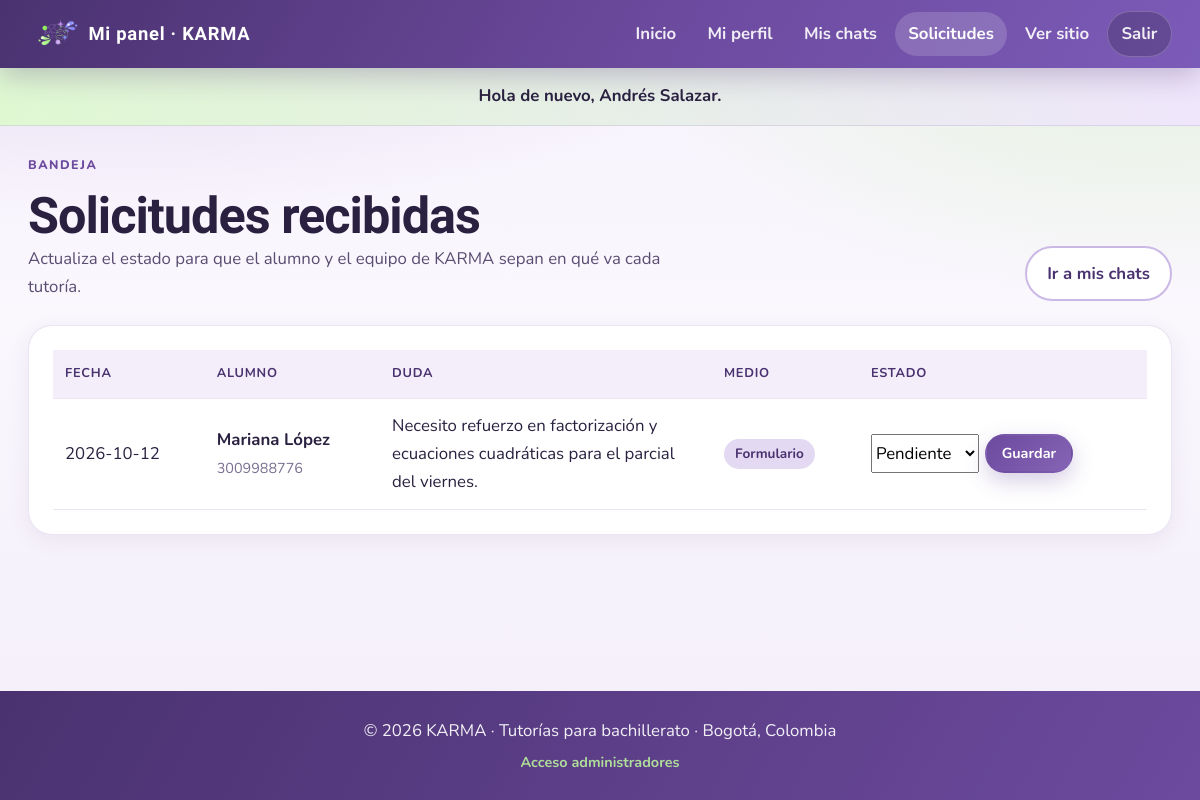
Page /tutor/solicitudes.php (signed in) on the committed database.
### tables this page shows
CREATE TABLE solicitud (
  id_solicitud INT UNSIGNED AUTO_INCREMENT PRIMARY KEY,
  id_estudiante INT UNSIGNED NULL,
  nombre_estudiante VARCHAR(100) NOT NULL,
  telefono_estudiante VARCHAR(10) NOT NULL,
  descripcion_duda TEXT NULL,
  fecha DATE NOT NULL,
  medio ENUM('formulario', 'whatsapp') NOT NULL DEFAULT 'formulario',
  estado ENUM('pendiente','contactado','aceptado','rechazado','finalizado') NOT NULL DEFAULT 'pendiente',
  id_tutor INT UNSIGNED NOT NULL,
  FOREIGN KEY (id_tutor) REFERENCES tutor(id_tutor) ON DELETE CASCADE,
  FOREIGN KEY (id_estudiante) REFERENCES estudiante(id_estudiante) ON DELETE SET NULL
);

### includes/funciones.php (called while the page is built, shortened)
<?php
function e($texto) {
    return htmlspecialchars((string)$texto, ENT_QUOTES, "UTF-8");
}

### tutor/solicitudes.php (the view, shortened to what this page needs)
<?php
require_once __DIR__ . "/../includes/conexion.php";
require_once __DIR__ . "/../includes/funciones.php";
$idTutor = (int)$_SESSION["tutor"]["id"];
$stmt = $mysqli->prepare(
    "SELECT s.*, e.nombre AS nombre_alumno_cuenta
     FROM solicitud s
     LEFT JOIN estudiante e ON e.id_estudiante = s.id_estudiante
     WHERE s.id_tutor = ?
     ORDER BY s.fecha DESC, s.id_solicitud DESC"
);
$stmt->bind_param("i", $idTutor);
$stmt->execute();
$solicitudes = $stmt->get_result()->fetch_all(MYSQLI_ASSOC);
require __DIR__ . "/../includes/header_tutor.php";
?>
<div class="admin-titulo">
    <div>
        <p class="etiqueta">Bandeja</p>
        <h1>Solicitudes recibidas</h1>
        <p>Actualiza el estado para que el alumno y el equipo de KARMA sepan en qué va cada tutoría.</p>
    </div>
    <a class="btn btn-secundario" href="../mis_chats.php">Ir a mis chats</a>
</div>
<div class="panel-card">
    <?php if (count($solicitudes) === 0): ?>
        <div class="vacio">No tienes solicitudes todavía.</div>
    <?php else: ?>
        <div class="tabla-wrap">
            <table class="tabla">
                <thead><tr><th>Fecha</th><th>Alumno</th><th>Duda</th><th>Medio</th><th>Estado</th></tr></thead>
                <tbody>
                    <?php foreach ($solicitudes as $s): ?>
                        <tr>
                            <td><?= e($s["fecha"]) ?></td>
                            <td><strong><?= e($s["nombre_estudiante"]) ?></strong><br><span style="color:var(--muted);font-size:.9rem"><?= e($s["telefono_estudiante"]) ?></span></td>
                            <td style="max-width:260px"><?= e($s["descripcion_duda"] ?? "") ?></td>
                            <td><span class="badge"><?= e(ucfirst($s["medio"])) ?></span></td>
                            <td>
                                <form method="post" action="solicitudes.php" style="display:flex;gap:.4rem;flex-wrap:wrap">
                                    <select name="estado">
                                        <?php foreach (["pendiente","contactado","aceptado","rechazado","finalizado"] as $est): ?>
                                            <option value="<?= $est ?>" <?= $s["estado"] === $est ? "selected" : "" ?>><?= ucfirst($est) ?></option>
                                        <?php endforeach; ?>
                                    </select>
                                    <button class="btn btn-sm" type="submit">Guardar</button>
                                </form>
                            </td>
                        </tr>
                    <?php endforeach; ?>
                </tbody>
            </table>
        </div>
    <?php endif; ?>
</div>
<?php require __DIR__ . "/../includes/footer.php"; ?>

### css/style.css (style rules this page uses)
:root { --lavanda: #6c4a9e; --lavanda-deep: #4a3270; --lavanda-mid: #8564b5; --lavanda-soft: #cbb8e6; --lavanda-fog: #e4d9f2; --lavanda-mist: #f3eef9; --menta: #b9ef9c; --menta-deep: #8fd86a; --ink: #2a2140; --ink-soft: #5a4d72; --muted: #7a6f90; --white: #ffffff; --surface: #faf7fd; --danger: #b33a5a; --ok: #2f7a4f; --line: rgba(108, 74, 158, 0.14); --shadow: 0 16px 48px rgba(74, 50, 112, 0.14); --shadow-soft: 0 6px 22px rgba(74, 50, 112, 0.08); --radius: 14px; --radius-lg: 24px; --radius-pill: 999px; --font-display: "Bricolage Grotesque", "Segoe UI", sans-serif; --font-body: "Nunito", "Segoe UI", sans-serif; --max: 1140px; --pad-x: clamp(1rem, 3.5vw, 1.75rem); --touch: 44px; --fs-body: clamp(0.95rem, 0.9rem + 0.25vw, 1.05rem); --fs-h1: clamp(2rem, 1.35rem + 2.4vw, 3.4rem); --fs-h2: clamp(1.45rem, 1.15rem + 1vw, 2rem); --fs-hero: clamp(2.2rem, 1.4rem + 3.4vw, 4rem); --nav-h: 72px; }
*, *::before, *::after { margin: 0; padding: 0; box-sizing: border-box; }
html { scroll-behavior: smooth; overflow-x: clip; -webkit-text-size-adjust: 100%; }
body { font-family: var(--font-body); font-size: var(--fs-body); color: var(--ink); min-height: 100vh; line-height: 1.65; display: flex; flex-direction: column; overflow-x: clip; word-wrap: break-word; overflow-wrap: anywhere; background: radial-gradient(1200px 500px at 10% -10%, rgba(203, 184, 230, 0.55), transparent 60%), radial-gradient(900px 420px at 95% 8%, rgba(185, 239, 156, 0.28), transparent 55%), linear-gradient(180deg, #f7f2fc 0%, var(--surface) 40%, #f3eef9 100%); }
a { color: var(--lavanda); text-decoration: none; transition: color 0.2s ease, transform 0.2s ease, background 0.2s ease, border-color 0.2s ease, box-shadow 0.2s ease; }
h1, h2, h3, .nav-marca { font-family: var(--font-display); color: var(--ink); line-height: 1.15; letter-spacing: -0.02em; }
h1 { font-size: var(--fs-h1); }
p { color: var(--ink-soft); }
button, input, select, textarea { font: inherit; }
.boton, .btn { display: inline-flex; align-items: center; justify-content: center; gap: 0.45rem; min-height: var(--touch); padding: 0.7rem 1.25rem; border-radius: var(--radius-pill); border: 2px solid transparent; background: linear-gradient(135deg, var(--lavanda) 0%, var(--lavanda-mid) 100%); color: var(--white); font-weight: 700; cursor: pointer; box-shadow: 0 8px 22px rgba(108, 74, 158, 0.28); text-decoration: none; }
.btn-secundario { background: var(--white); color: var(--lavanda-deep); border-color: var(--lavanda-soft); box-shadow: none; }
.btn-sm { min-height: 36px; padding: 0.35rem 0.9rem; font-size: 0.9rem; }
.etiqueta { display: inline-flex; align-items: center; gap: 0.4rem; color: var(--lavanda); font-weight: 800; text-transform: uppercase; letter-spacing: 0.12em; font-size: 0.78rem; margin-bottom: 0.75rem; }
.meta, .badge { display: inline-flex; align-items: center; gap: 0.3rem; font-size: 0.85rem; font-weight: 700; color: var(--lavanda-deep); }
.badge { padding: 0.25rem 0.7rem; border-radius: var(--radius-pill); background: var(--lavanda-fog); }
.admin-titulo { display: flex; flex-wrap: wrap; align-items: end; justify-content: space-between; gap: 1rem; margin-bottom: 1.5rem; }
.admin-titulo p { max-width: 40rem; }
.panel-card { background: var(--white); border: 1px solid var(--line); border-radius: var(--radius-lg); padding: clamp(1rem, 2.5vw, 1.5rem); box-shadow: var(--shadow-soft); margin-bottom: 1.25rem; }
.tabla-wrap { width: 100%; overflow-x: auto; -webkit-overflow-scrolling: touch; }
table.tabla { width: 100%; border-collapse: collapse; min-width: 640px; }
table.tabla th, table.tabla td { text-align: left; padding: 0.85rem 0.75rem; border-bottom: 1px solid var(--line); vertical-align: middle; }
table.tabla th { font-size: 0.8rem; text-transform: uppercase; letter-spacing: 0.06em; color: var(--lavanda-deep); background: var(--lavanda-mist); }

### rows in the picture
solicitud: fecha "2026-10-12", nombre_estudiante "Mariana López", telefono_estudiante "3009988776", descripcion_duda "Necesito refuerzo en factorización y ecuaciones cuadráticas para el parcial del viernes.", medio "Formulario", estado "Pendiente"

### other values in the picture
$mensaje "Hola de nuevo, Andrés Salazar."
